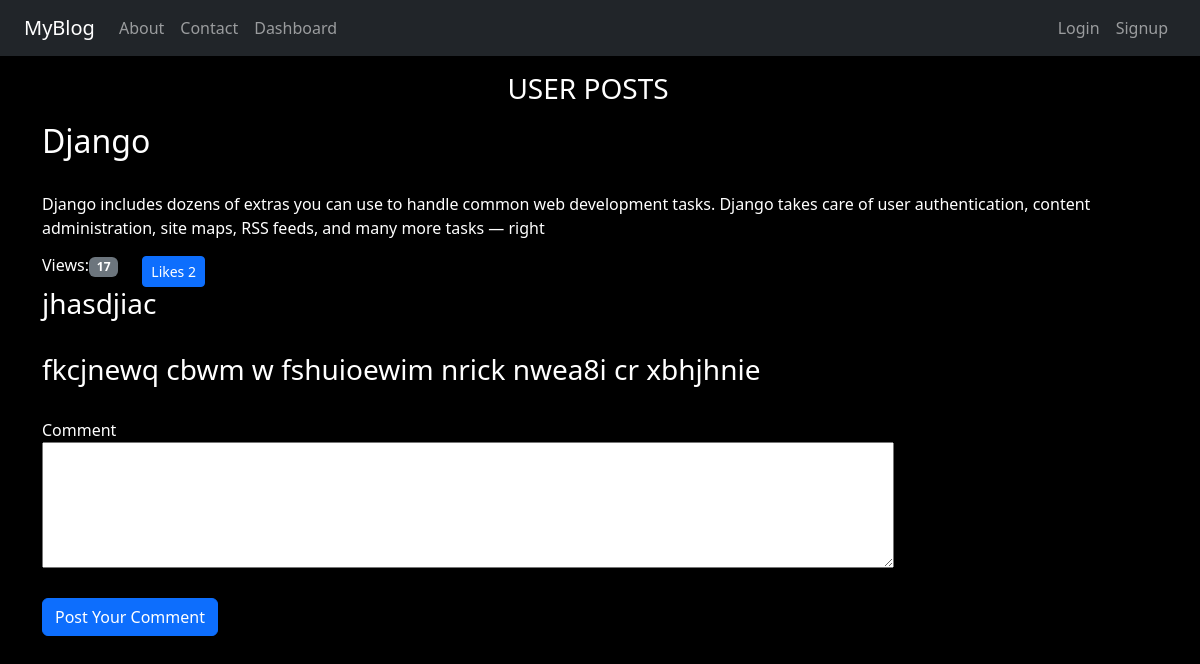
/blog/post/1, run on the app's committed database.
### blog/models.py (models this page shows, shortened)
class Post(models.Model):
    title = models.CharField(max_length=50)
    desc = models.TextField(max_length=200)
    author = models.ForeignKey(User,on_delete=models.CASCADE,related_name='users')
    views = models.IntegerField(default=0)
    answers= models.IntegerField(default=0)
    likes= models.IntegerField(default=0)
    view_status= models.BooleanField(default=False)
    like_status=models.BooleanField(default=False)
    post_image=models.ImageField(upload_to='upload/images')

class Comments(models.Model):
    cmnt_id=models.IntegerField(primary_key=True,default=generate_comment_id)
    comment =models.TextField(max_length=500)
    pid=models.ForeignKey(Post,on_delete=models.CASCADE,related_name='comments')

### blog/views.py (the view)
# urls.py: path('post/<int:id>',post,name='post'),
def post(request,id):
    post = Post.objects.get(pk=id)
    viewed_posts = request.session.get('viewed_posts',[])
    print(viewed_posts)
    if id not in viewed_posts:
        post.views = post.views + 1
        post.save()
        viewed_posts.append(id)
        print(viewed_posts)
        request.session['viewed_posts'] = viewed_posts
    context = {'msg':'This is User Post Page','post':post}
    return render(request,'blog/post.html',context)

### blog/templates/blog/post.html
{% extends 'blog/base.html' %}
{% load static %}
{% block main %}
    <div class="col-sm-12">
        <h3 class="text-white my-3 text-center">USER POSTS</h3>
        <h2>{{post.title}}</h2> <br>
        <p>{{post.desc}}</p>
        <div class="row">
            <div class="col-auto">
                <h6>Views:<span class="badge text-bg-secondary">{{post.views}}</span></h6>
            </div>
            <div class="col-auto">
                <a class="btn btn-primary btn-sm" href="{% url 'blog:postlike' post.id %}">Likes <span>{{post.likes}}</span></a>
            </div>
        </div>
        <div class="row text-right ml-5">
            <div class="col-ms-auto">
                {% for comment in post.comments.all %}
                    <h3>{{comment.comment}}</h3> <br>
                {% empty %}
                    <h4>No Comments</h4>
                {% endfor %}
            </div>
        </div>
        <div class="row">
            <div class="col-auto">
                <form action="" method="post">
                    <label for="">Comment</label> <br>
                    <textarea name="" id="" cols="90" rows="5"></textarea> <br><br>
                    <input type="submit" value="Post Your Comment" class="btn btn-primary btn-md">
                </form>
            </div>
        </div>
    </div>
{% endblock main %}

### blog/templates/blog/base.html (shortened to what this page needs)
<!DOCTYPE html>
{% load static %}
<html lang="en">
<head>
    <link rel="stylesheet" href="{% static 'blog/css/bootstrap.css' %}">
    <link rel="stylesheet" href="{% static 'blog/css/home.css' %}">
</head>
<body>
    <div class="container-fluid bg-dark text-center ">
        {% include 'blog/navbar.html' %}
    </div>
    <div class="container">
        <div class="row">
            <div class="row">
                {% block main%}{% endblock main %}
            </div>
        </div>
    </div>
</body>
</html>

### blog/templates/blog/navbar.html (shortened to what this page needs)
<nav class="navbar navbar-expand-lg navbar-dark bg-dark">
    <div class="container-fluid">
      <a class="navbar-brand" href="{% url 'blog:bloghome' %}">MyBlog</a>
      <div class="collapse navbar-collapse" id="navbarNav">
        <ul class="navbar-nav mr-auto">
          <li class="nav-item">
            <a class="nav-link" href="{% url 'blog:about'%}">About</a>
          </li>
          <li class="nav-item">
            <a class="nav-link" href="{% url 'blog:contact' %}">Contact</a>
          </li>
          <li class="nav-item">
            <a class="nav-link" href="{% url 'blog:dashboard'%}">Dashboard</a>
          </li>
          </ul>
          <ul class="navbar-nav ms-auto">
            {% if not request.user.is_authenticated %}
            <li class="nav-item">
              <a class="nav-link" href="{% url 'blog:login' %}">Login</a>
            </li>
            <li class="nav-item">
              <a class="nav-link" href="{% url 'blog:signup' %}">Signup</a>
            </li>
            {% endif %}
          </ul>
      </div>
    </div>
  </nav>

### blog/static/blog/css/home.css (style rules this page uses)
body { background-color:black; color:white; }

### data on the page
Post: title "Django", desc "Django includes dozens of extras you can use to handle common web development tasks. Django takes care of user authentication, content administration, site maps, RSS feeds, and many more tasks — right", views "17", likes "2"
Comments: comment "jhasdjiac"
Comments: comment "fkcjnewq cbwm w fshuioewim nrick nwea8i cr xbhjhnie"
